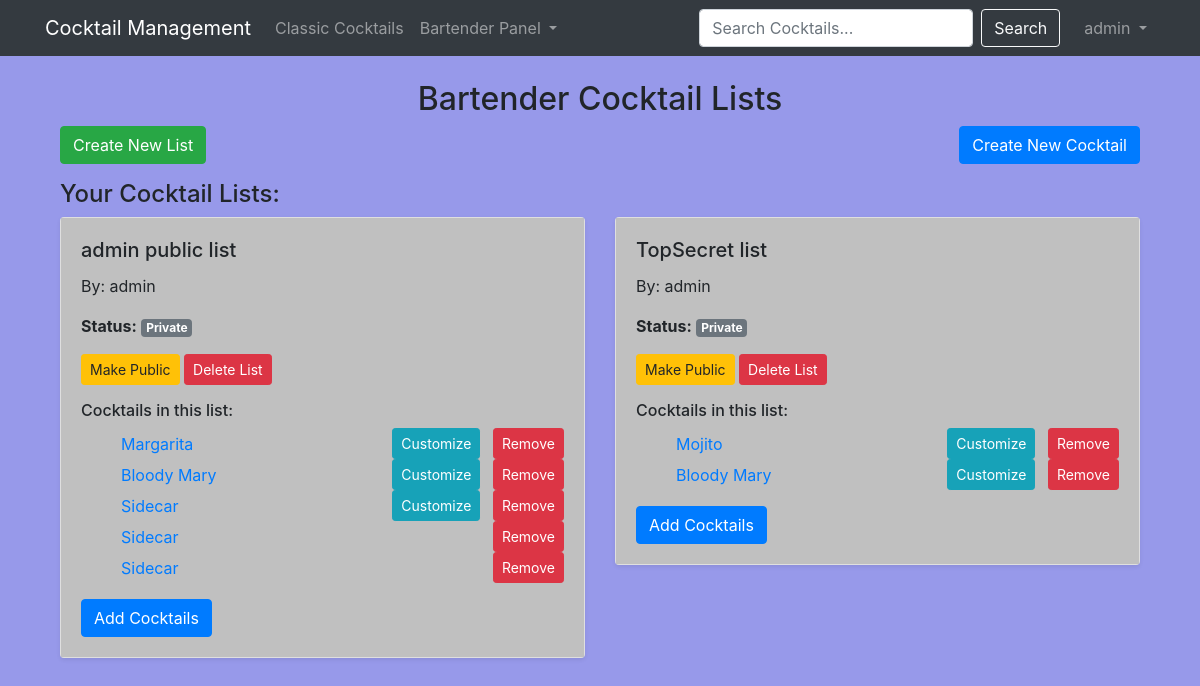
/cocktails/bartender/lists/ (signed in), run on an earlier commit of the app's database.
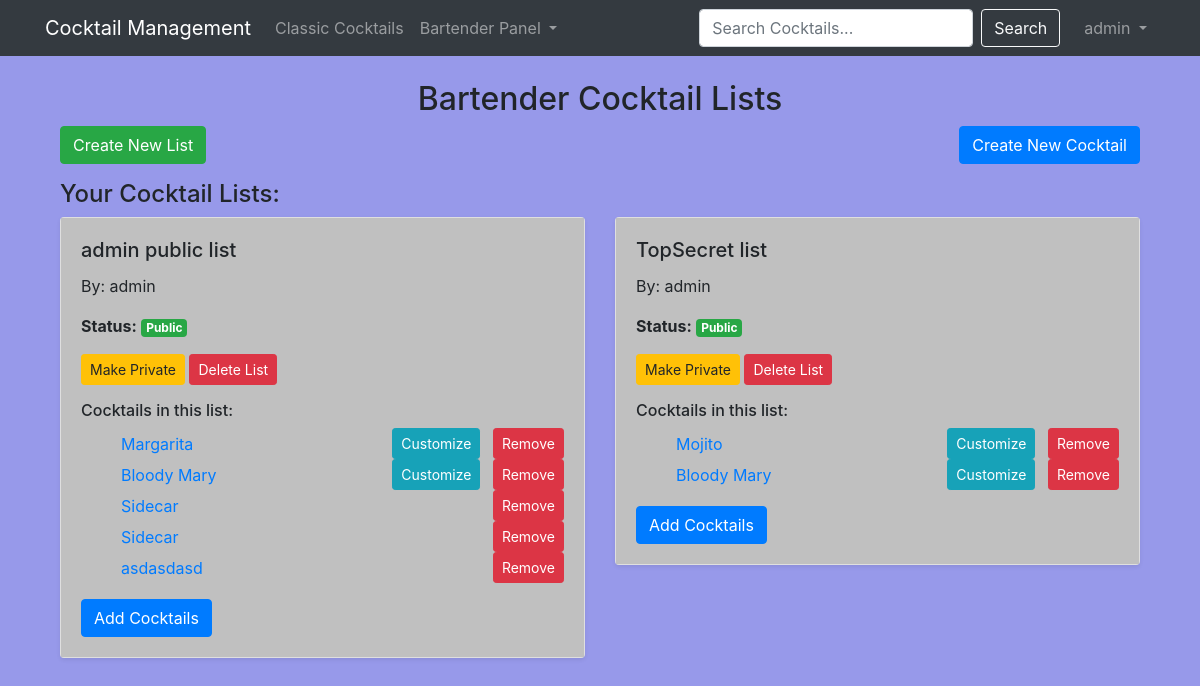
And on a later commit of the database.
### cocktails/models.py (models this page shows, shortened)
class BartenderCocktailList(models.Model):
    name = models.CharField(max_length=100)
    owner = models.ForeignKey(Profile, on_delete=models.CASCADE)
    is_public = models.BooleanField(default=False)

class Profile(models.Model):
    user = models.OneToOneField(User, on_delete=models.CASCADE)
    profile_picture = models.ImageField(
        upload_to='profile_pics',
        default="profile_pics/default-user.png",
        blank=True,
        null=True
    )
    DRINK_PREFERENCES = [
        ('Alcoholic', 'Alcoholic'),
        ('Non-Alcoholic', 'Non-Alcoholic'),
        ('Both', 'Both')
    ]
    preferred_drink_type = models.CharField(max_length=15, choices=DRINK_PREFERENCES, default='Both')

class BartenderCocktailListCocktail(models.Model):
    bartender_list = models.ForeignKey(BartenderCocktailList, on_delete=models.CASCADE)
    cocktail = models.ForeignKey(Cocktail, on_delete=models.CASCADE)

class Cocktail(models.Model):
    name = models.CharField(max_length=100)
    original_cocktail = models.ForeignKey('self', null=True, blank=True, on_delete=models.SET_NULL)
    bartender = models.ForeignKey(User, on_delete=models.SET_NULL, null=True, blank=True)
    category = models.ForeignKey(CocktailCategory, on_delete=models.CASCADE)
    instructions = models.TextField()
    image = models.ImageField(upload_to='cocktails', blank=True, null=True)
    glass_type = models.CharField(max_length=100)
    ALCOHOLIC_STRENGTH = [
        ('None', 'None'),
        ('Light', 'Light'),
        ('Medium', 'Medium'),
        ('Strong', 'Strong'),
    ]
    alcoholic_strength = models.CharField(max_length=10, choices=ALCOHOLIC_STRENGTH, default='Medium')
    is_classic = models.BooleanField(default=False)

### cocktails/views.py (the view)
# urls.py: path("bartender/lists/", views.bartender_lists, name="bartender-lists"),
@login_required
def bartender_lists(request):
    if not request.user.groups.filter(name="bartender").exists():
        messages.error(request, "You must be a bartender to access this page.")
        return redirect("cocktail-list")  # Redirect regular users
    user_lists = BartenderCocktailList.objects.filter(owner=request.user.profile)
    context = {
        "user_lists": user_lists,
    }
    return render(request, "cocktails/bartender_lists.html", context)

### cocktails/templates/cocktails/bartender_lists.html (shortened to what this page needs)
{% extends 'base.html' %}
{% block content %}
<div class="container mt-4">
    <h2 class="text-center">Bartender Cocktail Lists</h2>
    <div class="d-flex justify-content-between mb-3">
        <a href="{% url 'create-bartender-list' %}" class="btn btn-success">Create New List</a>
        <a href="{% url 'create-cocktail' %}" class="btn btn-primary">Create New Cocktail</a>
    </div>
    <h4>Your Cocktail Lists:</h4>
    <div class="row">
        {% for list in user_lists %}
            <div class="col-md-6">
                <div class="card shadow-sm mb-3">
                    <div class="card-body">
                        <h5 class="card-title">{{ list.name }}</h5>
                        <p>By: {{ list.owner.user.username }}</p>
                        <p>
                            <strong>Status:</strong>
                            <span class="badge {% if list.is_public %}badge-success{% else %}badge-secondary{% endif %}">
                                {% if list.is_public %}Public{% else %}Private{% endif %}
                            </span>
                        </p>
                        <button class="btn btn-warning btn-sm toggle-public" data-list-id="{{ list.id }}">
                            {% if list.is_public %}Make Private{% else %}Make Public{% endif %}
                        </button>
                        <button class="btn btn-danger btn-sm delete-list" data-list-id="{{ list.id }}">Delete List</button>
                        <h6 class="mt-3">Cocktails in this list:</h6>
                        <ul>
                            {% for cocktail_entry in list.bartendercocktaillistcocktail_set.all %}
                                <li class="d-flex justify-content-between align-items-center">
                                    <a href="{% url 'cocktail-detail' cocktail_entry.cocktail.id %}">
                                        {{ cocktail_entry.cocktail.name }}
                                    </a>
                                    <div>
                                        {% if cocktail_entry.cocktail.is_classic %}
                                            <a href="{% url 'customize-cocktail' cocktail_entry.cocktail.id %}" class="btn btn-sm btn-info ml-2">Customize</a>
                                        {% endif %}
                                        <a href="{% url 'remove-cocktail-from-list' list.id cocktail_entry.cocktail.id %}" class="btn btn-sm btn-danger ml-2">Remove</a>
                                    </div>
                                </li>
                            {% empty %}
                                <p>No cocktails in this list yet.</p>
                            {% endfor %}
                        </ul>
                        <a href="{% url 'add-cocktail-to-list' list.id %}" class="btn btn-primary">Add Cocktails</a>
                    </div>
                </div>
            </div>
        {% empty %}
            <p class="text-center">You haven't created any lists yet.</p>
        {% endfor %}
    </div>
</div>
{% endblock %}

### cocktails/templates/base.html (shortened to what this page needs)
<!DOCTYPE html>
<html lang="en">
<head>
    <link rel="stylesheet"
          href="https://stackpath.bootstrapcdn.com/bootstrap/4.5.2/css/bootstrap.min.css"
/>
    {% load static %}
    <link rel="stylesheet" href="{% static 'css/style.css' %}"/>
</head>
<body>
<nav class="navbar navbar-expand-lg navbar-dark bg-dark">
    <div class="container">
        <a class="navbar-brand" href="{% url 'index' %}">Cocktail Management</a>
        <div class="collapse navbar-collapse" id="navbarNav">
            <ul class="navbar-nav mr-auto">
                <li class="nav-item">
                    <a class="nav-link" href="{% url 'cocktail-list' %}">Classic Cocktails</a>
                {% if user.is_authenticated and user.groups.all|length > 0 %}
                    {% for group in user.groups.all %}
                        {% if group.name == "bartender" %}
                            <li class="nav-item dropdown">
                                <a class="nav-link dropdown-toggle" href="#" id="bartenderDropdown" role="button"
                                   data-toggle="dropdown" aria-haspopup="true" aria-expanded="false">
                                    Bartender Panel
                                </a>
                            </li>
                        {% endif %}
                    {% endfor %}
                {% endif %}
            </ul>
            <form class="form-inline my-2 my-lg-0" action="{% url 'search' %}" method="get">
                <input class="form-control mr-sm-2" type="search" placeholder="Search Cocktails..."
                       aria-label="Search" name="q">
                <button class="btn btn-outline-light my-2 my-sm-0" type="submit">
                    Search
                </button>
            </form>
            <ul class="navbar-nav ml-3">
                {% if user.is_authenticated %}
                    <li class="nav-item dropdown">
                        <a class="nav-link dropdown-toggle" href="#" id="userDropdown" role="button"
                           data-toggle="dropdown" aria-haspopup="true" aria-expanded="false">
                            {{ user.username }}
                        </a>
                    </li>
                {% endif %}
            </ul>
        </div>
    </div>
</nav>
<div class="container mt-4">
    {% block content %}{% endblock %}
</div>
</body>
</html>

What changed in the data, as far as the page shows it:
removed BartenderCocktailListCocktail: cocktail.name "Sidecar", shows "Customize", shown under BartenderCocktailList "admin public list"
changed BartenderCocktailList "admin public list": is_public "Private Make Public" → "Public Make Private"
added BartenderCocktailListCocktail: cocktail.name "asdasdasd", shown under BartenderCocktailList "admin public list"
changed BartenderCocktailList "TopSecret list": is_public "Private Make Public" → "Public Make Private"
